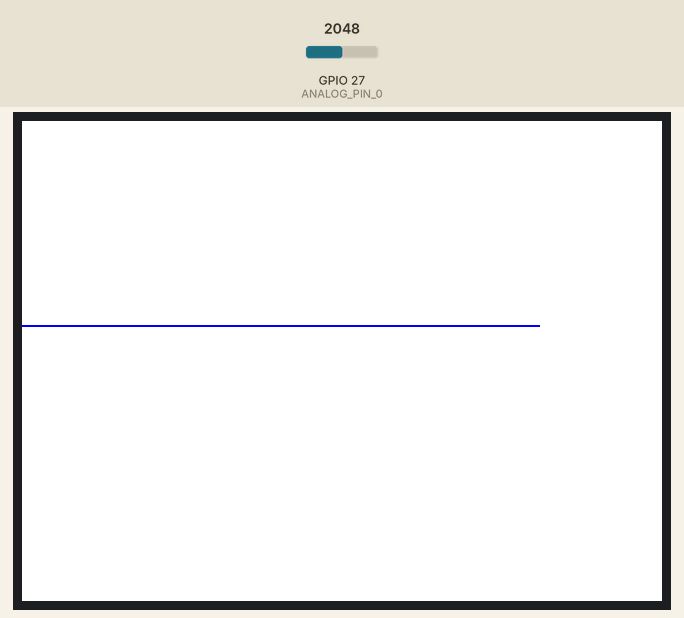
Recording of a sketch running on a simulated ESP32. On the bench: 320×240 colour display. Inputs (shaded band) come from the test bench; at power-on: GPIO 27 (ANALOG_PIN_0) = 2048.

Above: at 1.43 s.
1.5 s: GPIO 27 (ANALOG_PIN_0) set to 2866
At 1.88 s:
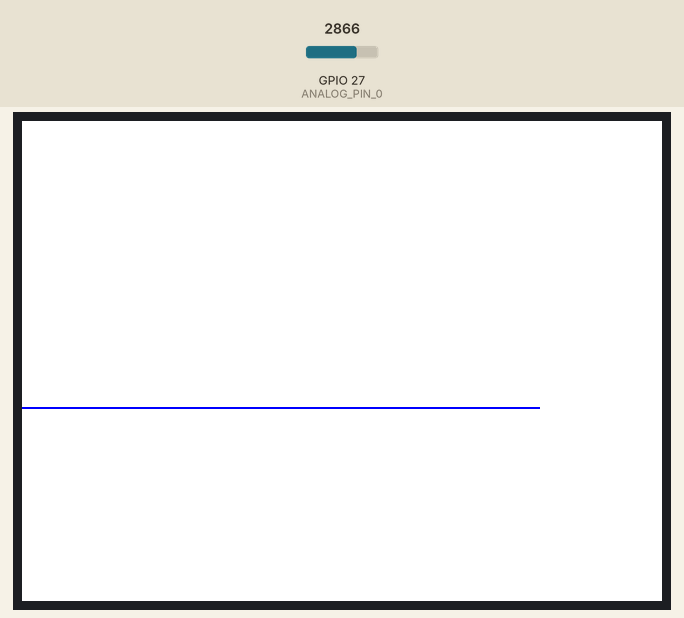
3.3 s: GPIO 27 (ANALOG_PIN_0) set to 3603
At 3.67 s:
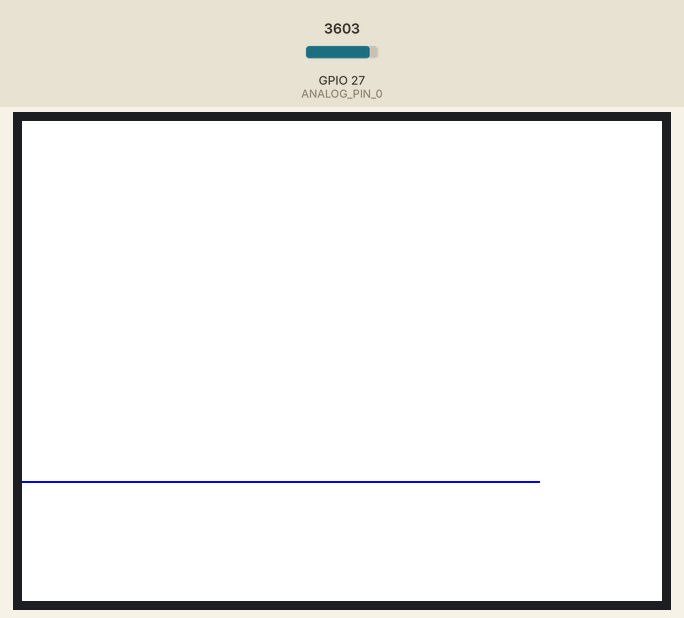
5.1 s: GPIO 27 (ANALOG_PIN_0) set to 4095
At 5.47 s:
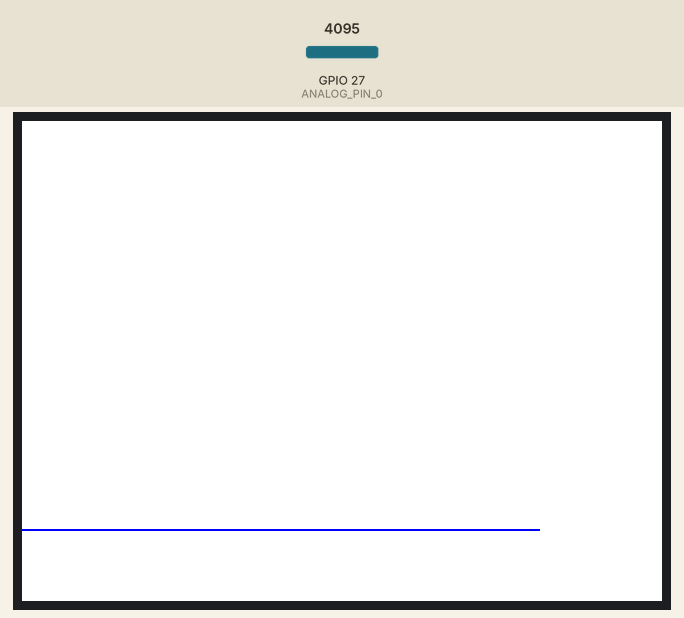
Timing chart, 0 to 8.1 s (numbered marks = the images above; inputs shaded):
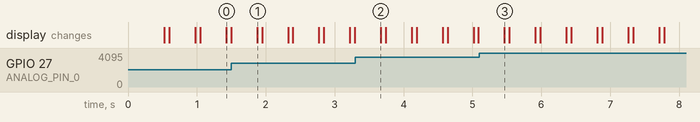

Measured:
- after the input at 1.5 s, the display: changes after 0.37 s (image 1)
- after the input at 3.3 s, the display: changes after 0.37 s (image 2)

The sketch:

adc_tft.ino
```cpp
#include <TFT_eSPI.h> // Graphics and font library for ST7735 driver chip
#include <SPI.h>


TFT_eSPI tft = TFT_eSPI();  // Invoke library, pins defined in User_Setup.h


#define ANALOG_PIN_0   27


int x, y;
unsigned int time_now;

void setup(){
  Serial.begin(115200);
  pinMode(ANALOG_PIN_0,INPUT);

  tft.init();
  tft.setRotation(1);
  tft.setSwapBytes(true); // We need to swap the colour bytes (endianess)
  tft.fillScreen(TFT_WHITE);

  tft.setTextColor(TFT_BLACK);
  tft.setCursor (12, 5);
  tft.print("Analog draw");

  x = 0;
}


void loop() {
  int analog_value = 0;

  time_now = micros();
    while ((micros() - time_now) <= 1000) {};
    time_now = micros();
  analog_value = analogRead(ANALOG_PIN_0);

  y = analog_value / 20;

  tft.drawPixel(x, y, TFT_BLUE);
  x++;

  if (x > 320) {
    x = 0;
    tft.fillScreen(TFT_WHITE);
  }
}
```
